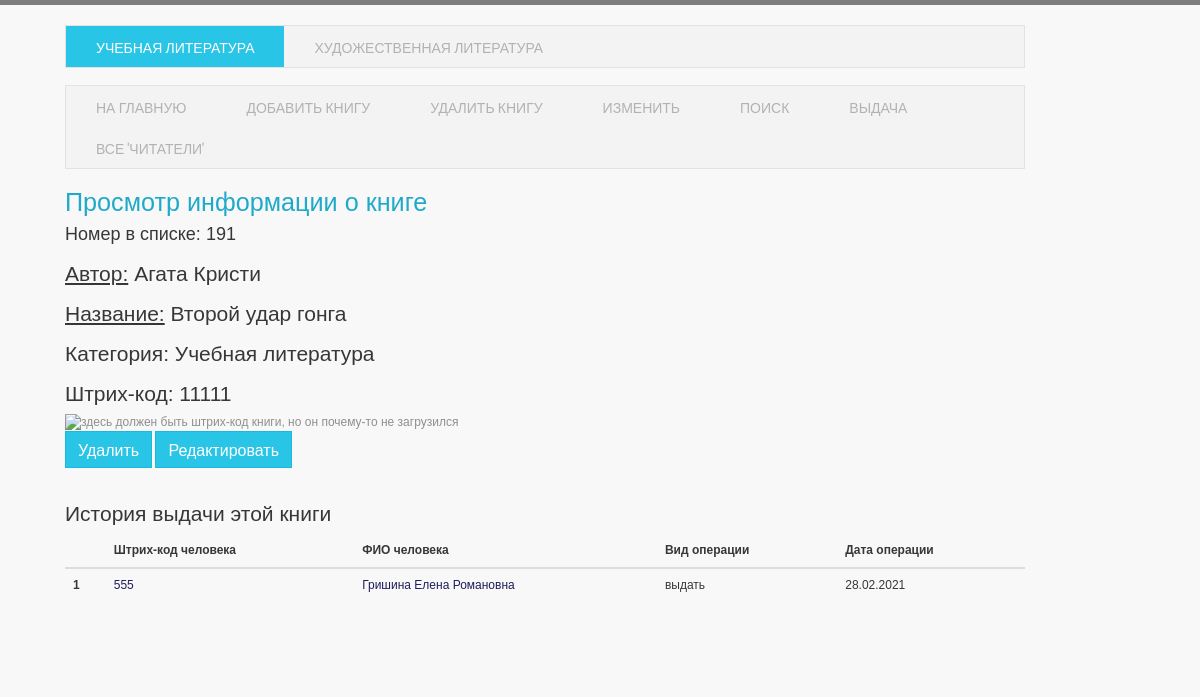
Page /book_page/11111 on the committed database.
### tables this page shows
CREATE TABLE books (id INTEGER PRIMARY KEY UNIQUE, author TEXT, name STRING, subject STRING, date STRING, yeartown STRING, number STRING, quantity INTEGER, price DECIMAL, notes TEXT, clas INTEGER, decomission BOOLEAN, numberinlist STRING, publisher STRING, sum DECIMAL, set_1 STRING, consignment STRING, code INTEGER, datecon STRING);

CREATE TABLE history (id INTEGER PRIMARY KEY UNIQUE NOT NULL, book INTEGER, person_code STRING, person_fio STRING, "action" STRING, date DATETIME);

### app.py (the view, shortened to what this page needs)
@app.route('/book_page/<book_code>', methods=['GET', 'POST'])
def book_page(book_code):
    if str(book_code).strip() in ['None', '']:
        return render_template('any_error.html', db=database, err=f'Не удалось перейти на страницу книги. '
                                                                  f'У этой книги нет штрих-кода')
    cursoro = sqlite3.connect(database).cursor()
    p = list(cursoro.execute(f"SELECT * FROM books WHERE code={book_code}").fetchall())
    url = f'https://barcode.tec-it.com/barcode.ashx?data={book_code}&code=&multiplebarcodes=false&' \
          f'translate-esc=true&unit=Fit&dpi=96&imagetype=Gif&rotation=0&color=%23000000&' \
          f'bgcolor=%23ffffff&codepage=Default&qunit=Mm&quiet=0'
    p = list(p[0])
    for i in range(len(p)):
        if p[i] is None:
            p[i] = ''
    con = sqlite3.connect(database)
    cursoro = con.cursor()
    spisok = [list(i)[2:] for i in cursoro.execute(f'SELECT * from history WHERE book={book_code}').fetchall()]
    for i in range(len(spisok)):
        spisok[i][-1] = '.'.join(spisok[i][-1].split('-')[::-1])
        fio = spisok[i][1].split('_')
        if '-' in fio:
            fio.remove('-')
        spisok[i][1] = ' '.join(fio)
    con.close()
    spisok.sort(key=lambda i: -i[0])
    con.close()
    return render_template('book_page.html', message=p, db=database, img=url, giving=spisok)

### templates/book_page.html (shortened to what this page needs)
{% extends 'base.html' %}
{% block content %}
<div class="wrapper container">
    <nav class="navbar navbar-default">
        <ul class="nav navbar-nav">
            {% if db == 'BD1.db'%}
            <li><a href="/db_ucheb">Учебная литература</a></li>
            <li class="active"><a href="/db_hudoz">Художественная литература</a></li>
            {% else %}
            <li class="active"><a href="/db_ucheb">Учебная литература</a></li>
            <li><a href="/db_hudoz">Художественная литература</a></li>
            {% endif %}
        </ul>
    </nav>
    <nav class="navbar navbar-default">
        <ul class="nav navbar-nav">
            <li><a href="/index">На главную</a></li>
            <li><a href="/addbook">Добавить книгу</a></li>
            <li><a href="/deletebook">Удалить книгу</a></li>
            <li><a href="/change">Изменить</a></li>
            <li><a href="/find">Поиск</a></li>
            <li><a href="/giving">Выдача</a></li>
            <li><a href="/all_users">Все 'читатели'</a></li>
        </ul>
    </nav>
    <p>
    <h3 style="color: rgb(30,170,200)"><big>Просмотр информации о книге</big></h3>
    <h4><big>Номер в списке: {{message[0]}}</big></h4>
    <h3><a style="color: #373737; text-decoration: underline">Автор:</a> {{message[1]}}</h3>
    <h3><a style="color: #373737; text-decoration: underline">Название:</a> {{message[2]}}</h3>
    {% if db == 'BD1.db'%}
    <h3>Категория: Художественная литература</h3>
    {% else %}
    <h3>Категория: Учебная литература</h3>
    {% endif %}
    {% if message[17] != ""%}
    <h3>Штрих-код: {{message[17]}}</h3>
    <img src={{img}} alt="здесь должен быть штрих-код книги, но он почему-то не загрузился">
    {% endif %}
    <div><a class="btn btn-primary" style="font-size: 12pt; color: white" href="/dell/{{message[0]}}">Удалить</a>
        <a class="btn btn-primary" style="font-size: 12pt; color: white" href="/book_change/{{message[0]}}">Редактировать</a></div>
    <br>
    <h3>История выдачи этой книги</h3>
    <table class="table table-hover">
        <thead>
        <tr>
            <th></th>
            <th>Штрих-код человека</th>
            <th>ФИО человека</th>
            <th>Вид операции</th>
            <th>Дата операции</th>
        </tr>
        </thead>
        <tbody>
        {%for message in giving %}
        <tr>
            <th scope="row">{{ loop.index }}</th>
            <td><a href="/person_page/{{message[0]}}"  style="color: #1E1E5A">{{message[0]}}</a></td>
            <td><a href="/person_page/{{message[0]}}"  style="color: #1E1E5A">{{message[1]}}</a></td>
            <td>{{message[2]}}</td>
            <td>{{message[3]}}</td>
        </tr>
        {% endfor %}
        </tbody>
    </table>
</div>
{% endblock %}

### templates/base.html (style rules this page uses)
h3 { color: #373737; }
h4 { color: #373737; }
table { color: #373737; }
a { color: #1E1E5A; }
.wrapper { margin-left: 65px; }

### rows in the picture
books: id "191", author "Агата Кристи", name "Второй удар гонга", code "11111"
history: person_code "555", message "Гришина Елена Романовна", action "выдать", message "28.02.2021"
